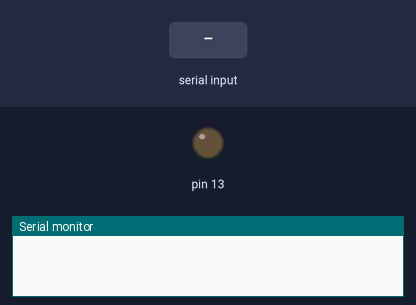
A sketch run on a simulated Arduino Uno, built with avr-gcc and run on an emulated ATmega328P. Shown: output pins drawn as LEDs (lit = HIGH), the last lines printed to the serial monitor. The inputs (shaded band) are chosen by the test bench.

Above: at 1.2 s.
1.3 s: "open\n" received over Serial
At 2.2 s:
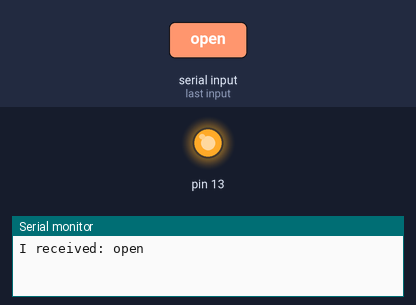
2.8 s: "close\n" received over Serial
At 3.3 s:
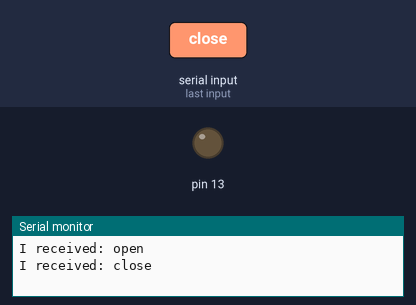
Timing chart, 0 to 5.8 s (numbered marks = the images above; inputs shaded):
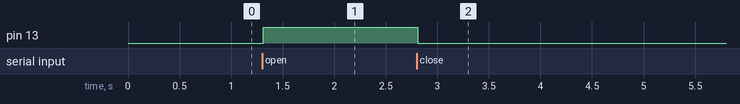

Measured:
- after the input at 1.3 s, pin 13: LOW → HIGH at once
- after the input at 2.8 s, pin 13: HIGH → LOW at once

The sketch:

arduinoSerialTester.ino
```cpp
void setup()
{
  Serial.begin(115200);
  pinMode(13, OUTPUT);
}

void loop() {
  // put your main code here, to run repeatedly:

}

void serialEvent()
{
  delay(10);
  String inputString = "";
  while(Serial.available())
  {
    char character = (char)Serial.read();
    if(character != '\n')
    {
      inputString += character;
    }
  }
  Serial.println("I received: "  + inputString);
  if(inputString == "open")
  {
    digitalWrite(13, HIGH);
  }
  else if(inputString == "close")
  {
    digitalWrite(13, LOW);
  }
}
```
